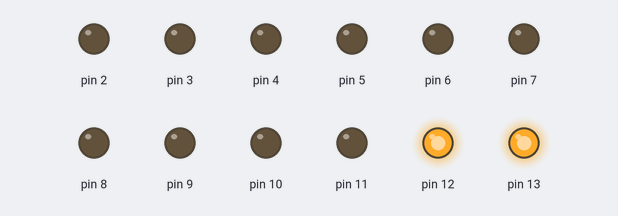
Simulated run of this sketch. Board: Arduino Uno, built with avr-gcc and run on an emulated ATmega328P. Parts: output pins drawn as LEDs (lit = HIGH). What the sketch prints to the serial monitor is not drawn.

Above: at 0.1 s.
At 0.6 s:
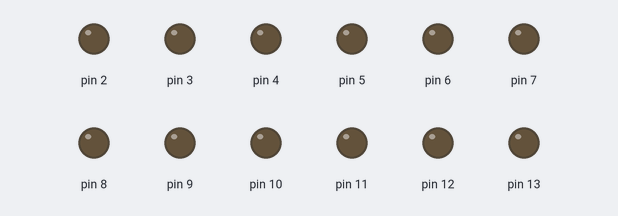
Timing chart, 0 to 2.1 s (numbered marks = the images above):
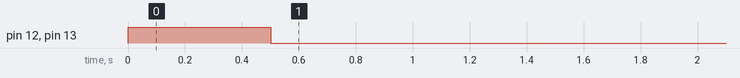

The sketch:

PinSetter.pde
```cpp
/* Talks to the iPad Arduino project */

#define LENGTH 2

int rxBuffer[128];
int rxIndex  = 0;

void setup() {

  Serial.begin(9600);
  Serial.println("Ardunio reset");

  pinMode(2, OUTPUT);
  pinMode(3, OUTPUT);
  pinMode(4, OUTPUT);
  pinMode(5, OUTPUT);
  pinMode(6, OUTPUT);
  pinMode(7, OUTPUT);
  pinMode(8, OUTPUT);
  pinMode(9, OUTPUT);
  pinMode(10, OUTPUT);
  pinMode(11, OUTPUT);
  pinMode(12, OUTPUT);
  pinMode(13, OUTPUT);

  digitalWrite( 12, HIGH);
  digitalWrite( 13, HIGH);
  delay(500);
  digitalWrite( 12, LOW );
  digitalWrite( 13, LOW );
}

void loop (){

 if (Serial.available() > 0) {

   rxBuffer[rxIndex++] = Serial.read();
   if (rxIndex == LENGTH) {

       Serial.print( "Set: " );
       Serial.print( rxBuffer[0], DEC );
       Serial.print( " to: " );
       Serial.println( rxBuffer[1], DEC );

       if( rxBuffer[1] == 0 ) {
         digitalWrite((int)rxBuffer[0], LOW);
       } else {
         digitalWrite((int)rxBuffer[0], HIGH);
       }
       rxIndex = 0;

   }
 }
 delay(10);

}
```
